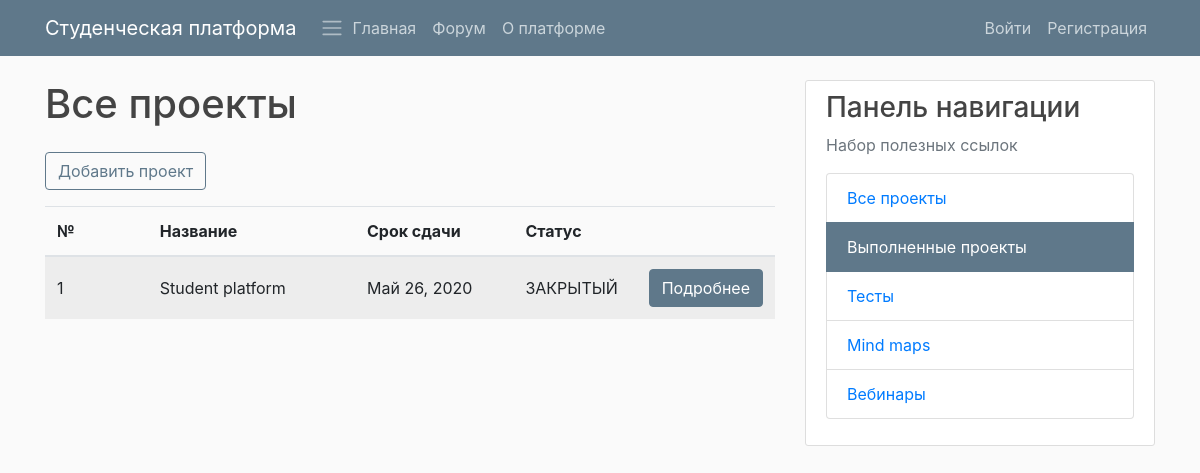
The page /platform/projects/done/ on the database as committed earlier.
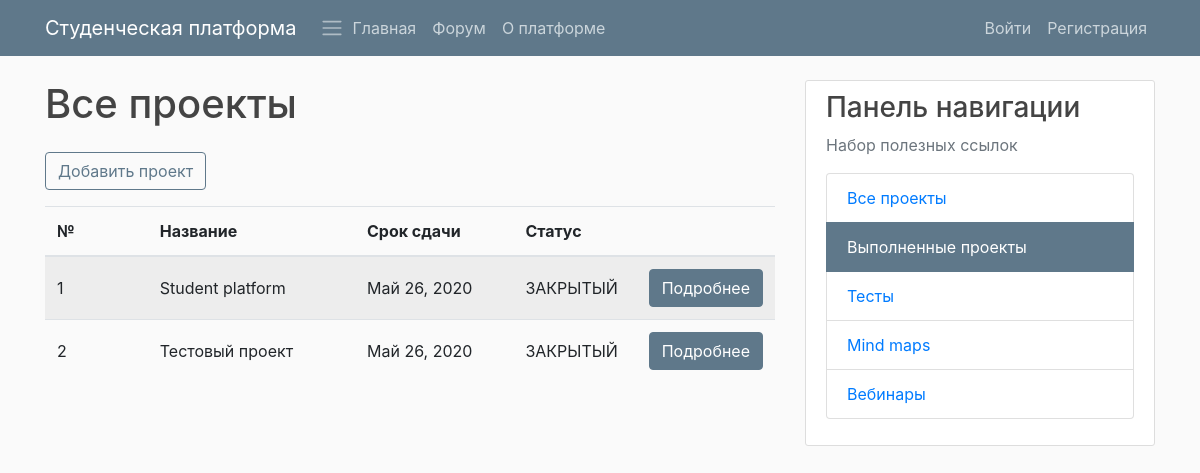
The same page on the database as committed later.
### PlatformApp/models.py (models this page shows, shortened)
class StudyProject(models.Model):
    STATUS_READY = 'ЗАКРЫТЫЙ'
    STATUS_NOT_READY = 'ОТКРЫТЫЙ'
    STATUS_CHOISES = (
        (STATUS_READY, 'Закрытый'),
        (STATUS_NOT_READY, 'Открытый'),
    )
    title = models.CharField(max_length=100, verbose_name='Название')
    description = models.TextField(verbose_name='Описание', blank=True)
    customer = models.ForeignKey(
        User, on_delete=models.DO_NOTHING, related_name='project_customer', verbose_name='Заказчик', blank=True)
    executor = models.ForeignKey(
        User, on_delete=models.DO_NOTHING, null=True, related_name='project_executor', verbose_name='Исполнитель', blank=True)
    date_created = models.DateTimeField(
        default=timezone.now, verbose_name='Дата создания')
    date_deadline = models.DateTimeField(
        default=timezone.now, verbose_name='Срок выполения')
    author = models.ForeignKey(
        User, on_delete=models.DO_NOTHING, related_name='project_author', verbose_name='Создатель проекта')
    attached_file = models.FileField(
        upload_to='proj_files', null=True, verbose_name='Прикрепленные файлы', blank=True)
    status = models.CharField(
        max_length=100, choices=STATUS_CHOISES, default=STATUS_NOT_READY, verbose_name='Статус')

### PlatformApp/views.py (the view)
# urls.py: path("projects/done/", platfrom_views.DoneStudyProjectListView.as_view(),
class DoneStudyProjectListView(ListView):
    model = StudyProject
    template_name = 'PlatformApp/done_studyproject_list.html'
    def get_queryset(self):
        queryset = StudyProject.objects.filter(
            status=StudyProject.STATUS_READY)
        return queryset
    def get_context_data(self, **kwargs):
        context = super().get_context_data(**kwargs)
        return context

### PlatformApp/templates/PlatformApp/done_studyproject_list.html
{% extends "PlatformApp/base.html" %}
{% block content %}
<h1>Все проекты</h1>
<div class="table-responsive pt-3">
    <div class="form-group">
        <form>
            <button class="btn btn-outline-info" formaction="{% url 'project-new' %}">Добавить проект</button>
        </form>
    </div>
    <table class="table table-hover table-striped">
        <colgroup>
            <col span="1" style="width: 15%;">
            <col span="1" style="width: 30%;">
            <col span="1" style="width: 23%;">
            <col span="1" style="width: 17%;">
            <col span="1" style="width: 15%;">
        </colgroup>
        <thead class="">
            <tr>
                <th scope="col" class="align-middle">№</th>
                <th scope="col" class="align-middle">Название</th>
                <th scope="col" class="align-middle">Срок сдачи</th>
                <th scope="col" class="align-middle">Статус</th>
                <th scope="col" class="align-middle"></th>
            </tr>
        </thead>
        <tbody class="">
            {% for object in object_list %}
            <tr>
                <td scope="row" class="align-middle">{{ object.id }}</td>
                <td class="align-middle">{{ object.title }}</td>
                <td class="align-middle">{{ object.date_deadline|date:"F d, Y" }}</td>
                <td class="align-middle">{{ object.status }}</td>
                <td class="align-middle">
                    <a class="btn btn-info" href="{% url 'project-detail' pk=object.pk %}">Подробнее</a>
                </td>
            </tr>
            {% endfor %}
        </tbody>
    </table>
</div>
{% endblock content %}
{% block right_panel %}
<div class="list-group">
    <a class="list-group-item" href="{% url 'project-all' %}">
        Все проекты
    </a>
    <a class="list-group-item active" href="{% url 'project-done' %}">
        Выполненные проекты
    </a>
    <a class="list-group-item" href="{% url 'quiz_index' %}">
        Тесты
    </a>
    <a class="list-group-item" href="#">
        Mind maps
    </a>
    <a class="list-group-item" href="{% url 'webinar-test' %}">
        Вебинары
    </a>
</div>
{% endblock right_panel %}

Rows that differ between the two databases and show on the page:
now on this page (row edited): StudyProject: id "2", title "Тестовый проект", date_deadline "Май 26, 2020", status "ЗАКРЫТЫЙ"
